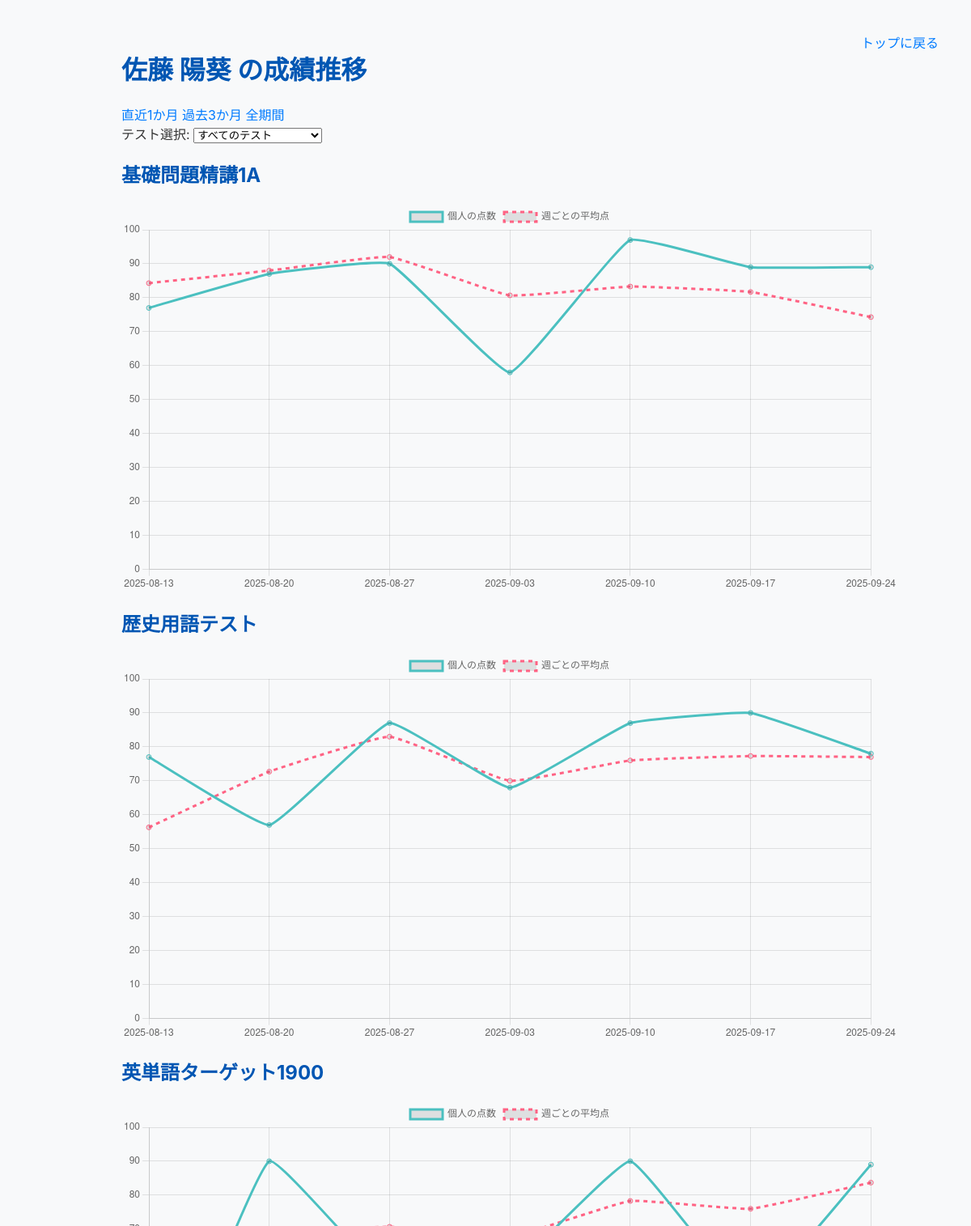
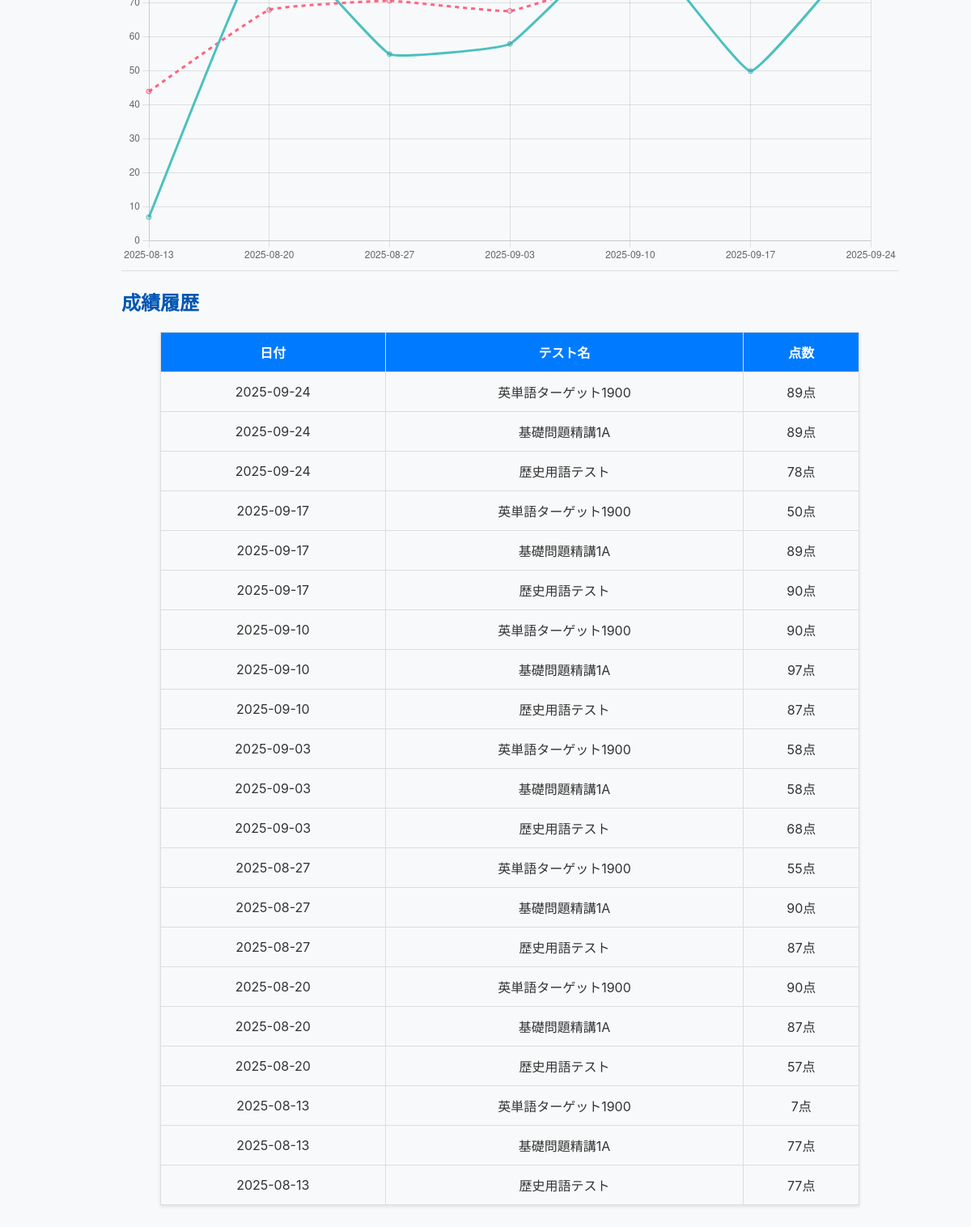
Screenshot of /student/1 with the database file from the repository (2 pictures, top to bottom).
### tables this page shows
CREATE TABLE students (
    id INTEGER PRIMARY KEY AUTOINCREMENT,
    name TEXT NOT NULL UNIQUE
);

CREATE TABLE tests (
    id INTEGER PRIMARY KEY AUTOINCREMENT,
    name TEXT NOT NULL UNIQUE
);

CREATE TABLE scores (
    id INTEGER PRIMARY KEY AUTOINCREMENT,
    student_id INTEGER NOT NULL,
    test_id INTEGER NOT NULL,
    score INTEGER,
    test_date TEXT NOT NULL,
    FOREIGN KEY (student_id) REFERENCES students (id),
    FOREIGN KEY (test_id) REFERENCES tests (id)
);

### app.py (the view)
@app.route('/student/<int:student_id>')
def student_detail(student_id):
    period = request.args.get('period', 'all')
    test_filter_id = request.args.get('test_filter', 'all')
    if test_filter_id != 'all':
        test_filter_id = int(test_filter_id)
    conn = get_db_connection()
    student = conn.execute('SELECT * FROM students WHERE id = ?', (student_id,)).fetchone()
    start_date = None
    if period == '1m':
        start_date = date.today() - timedelta(weeks=4)
    elif period == '3m':
        start_date = date.today() - timedelta(days=90)
    tests_taken = conn.execute("SELECT DISTINCT t.id, t.name FROM tests t JOIN scores s ON t.id = s.test_id WHERE s.student_id = ? ORDER BY t.name", (student_id,)).fetchall()
    all_avg_scores_data = conn.execute("SELECT test_id, test_date, AVG(score) as avg_score FROM scores GROUP BY test_id, test_date").fetchall()
    averages_map = {}
    for row in all_avg_scores_data:
        if row['test_id'] not in averages_map: averages_map[row['test_id']] = {}
        averages_map[row['test_id']][row['test_date']] = round(row['avg_score'], 1)
    charts_data = []
    for test in tests_taken:
        if test_filter_id != 'all' and test['id'] != test_filter_id:
            continue
        base_query = 'SELECT score, test_date FROM scores WHERE student_id = ? AND test_id = ?'
        params = [student_id, test['id']]
        if start_date:
            base_query += ' AND test_date >= ?'
            params.append(start_date.isoformat())
        base_query += ' ORDER BY test_date'
        personal_scores_data = conn.execute(base_query, tuple(params)).fetchall()
        if personal_scores_data:
            labels = [row['test_date'] for row in personal_scores_data]
            scores = [row['score'] for row in personal_scores_data]
            average_scores = [averages_map.get(test['id'], {}).get(date) for date in labels]
            charts_data.append({"test_name": test['name'], "labels": labels, "scores": scores, "averages": average_scores})
    history_query = "SELECT s.test_date, t.name as test_name, s.score FROM scores s JOIN tests t ON s.test_id = t.id WHERE s.student_id = ?"
    history_params = [student_id]
    if test_filter_id != 'all':
        history_query += " AND s.test_id = ?"
        history_params.append(test_filter_id)
    history_query += " ORDER BY s.test_date DESC"
    score_history = conn.execute(history_query, tuple(history_params)).fetchall()
    conn.close()
    return render_template('student_detail.html',
                           student=student,
                           charts_data=charts_data,
                           current_period=period,
                           score_history=score_history,
                           tests_taken=tests_taken,
                           selected_test_id=test_filter_id)

### app.py (called while the page is built)
def get_db_connection():
    conn = sqlite3.connect('database.db')
    conn.row_factory = sqlite3.Row
    return conn

### templates/student_detail.html (shortened to what this page needs)
{% extends "base.html" %}
{% block content %}
    <h1>{{ student.name }} の成績推移</h1>
    <form method="GET" action="{{ url_for('student_detail', student_id=student.id) }}" class="filter-form">
        <div class="filter-nav">
            <a href="{{ url_for('student_detail', student_id=student.id, period='1m', test_filter=selected_test_id) }}" class="{{ 'active' if current_period == '1m' }}">直近1か月</a>
            <a href="{{ url_for('student_detail', student_id=student.id, period='3m', test_filter=selected_test_id) }}" class="{{ 'active' if current_period == '3m' }}">過去3か月</a>
            <a href="{{ url_for('student_detail', student_id=student.id, period='all', test_filter=selected_test_id) }}" class="{{ 'active' if current_period == 'all' }}">全期間</a>
        </div>
        <div>
            <label for="test_filter">テスト選択:</label>
            <select name="test_filter" id="test_filter" onchange="this.form.submit()">
                <option value="all" {% if selected_test_id == 'all' %}selected{% endif %}>すべてのテスト</option>
            </select>
        </div>
    </form>
    {% for chart in charts_data %}
        <h2>{{ chart.test_name }}</h2>
        <div class="chart-container">
            <canvas id="chart-{{ loop.index }}"></canvas>
        </div>
    {% else %}
        <p>この期間の成績データはありません。</p>
    {% endfor %}
    <hr>
    <h2>成績履歴</h2>
    <table>
        <thead>
            <tr>
                <th>日付</th>
                <th>テスト名</th>
                <th>点数</th>
            </tr>
        </thead>
        <tbody>
            {% for record in score_history %}
            <tr>
                <td>{{ record.test_date }}</td>
                <td>{{ record.test_name }}</td>
                <td>{{ record.score }}点</td>
            </tr>
            {% else %}
            <tr>
                <td colspan="3">成績データがありません。</td>
            </tr>
            {% endfor %}
        </tbody>
    </table>
    <script>
        const chartsData = {{ charts_data | tojson }};
        chartsData.forEach((chartData, index) => {
            const ctx = document.getElementById(`chart-${index + 1}`).getContext('2d');
            new Chart(ctx, {
                type: 'line', data: { labels: chartData.labels, datasets: [ { label: '個人の点数', data: chartData.scores, borderColor: 'rgb(75, 192, 192)', tension: 0.1 }, { label: '週ごとの平均点', data: chartData.averages, borderColor: 'rgb(255, 99, 132)', borderDash: [5, 5], tension: 0.1 } ] },
                options: { scales: { y: { beginAtZero: true, max: 100 } } }
            });
        });
    </script>
{% endblock %}

### static/style.css (style rules this page uses)
body { position: relative; font-family: -apple-system, BlinkMacSystemFont, "Segoe UI", Roboto, "Helvetica Neue", Arial, sans-serif; background-color: #f8f9fa; color: #333; margin: 20px; }
h1, h2, h3 { color: #0056b3; }
a { color: #007bff; text-decoration: none; }
table { border-collapse: collapse; width: 90%; margin: 20px auto; box-shadow: 0 2px 4px rgba(0,0,0,0.1); }
th, td { border: 1px solid #ddd; padding: 12px; text-align: center; }
th { background-color: #007bff; color: white; }
hr { border: none; border-top: 1px solid #ddd; }

### rows the page displays
students: name "佐藤 陽葵"
tests: test_name "基礎問題精講1A"
tests: test_name "歴史用語テスト"
tests: test_name "英単語ターゲット1900"
scores: test_date "2025-09-24", test_name "英単語ターゲット1900", score "89"
scores: test_date "2025-09-24", test_name "基礎問題精講1A", score "89"
scores: test_date "2025-09-24", test_name "歴史用語テスト", score "78"
scores: test_date "2025-09-17", test_name "英単語ターゲット1900", score "50"
scores: test_date "2025-09-17", test_name "基礎問題精講1A", score "89"
scores: test_date "2025-09-17", test_name "歴史用語テスト", score "90"
scores: test_date "2025-09-10", test_name "英単語ターゲット1900", score "90"
scores: test_date "2025-09-10", test_name "基礎問題精講1A", score "97"
scores: test_date "2025-09-10", test_name "歴史用語テスト", score "87"
scores: test_date "2025-09-03", test_name "英単語ターゲット1900", score "58"
scores: test_date "2025-09-03", test_name "基礎問題精講1A", score "58"
scores: test_date "2025-09-03", test_name "歴史用語テスト", score "68"
scores: test_date "2025-08-27", test_name "英単語ターゲット1900", score "55"
scores: test_date "2025-08-27", test_name "基礎問題精講1A", score "90"
scores: test_date "2025-08-27", test_name "歴史用語テスト", score "87"
scores: test_date "2025-08-20", test_name "英単語ターゲット1900", score "90"
scores: test_date "2025-08-20", test_name "基礎問題精講1A", score "87"
scores: test_date "2025-08-20", test_name "歴史用語テスト", score "57"
scores: test_date "2025-08-13", test_name "英単語ターゲット1900", score "7"
scores: test_date "2025-08-13", test_name "基礎問題精講1A", score "77"
scores: test_date "2025-08-13", test_name "歴史用語テスト", score "77"
